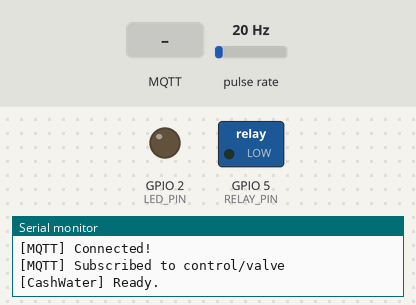
Recording of a sketch running on a simulated ESP8266 (NodeMCU). Shown: switched loads named in the sketch (green lamp = pin HIGH), output pins drawn as LEDs (lit = HIGH), the last lines printed to the serial monitor. Wiring (inferred from the names in the program): pulse sensor: data GPIO 4. Inputs (shaded band) come from the test bench; at power-on: pulse rate 20 Hz. WiFi joins after 1.5 s; servers stay silent unless stated; network time is answered at once with the bench clock; the local clock reads 2024-03-15 10:24:30 at power-on unless the sketch sets it; no MQTT or app messages arrive unless stated.

Above: at 2.7 s.
2.8 s: MQTT message "CLOSED" arrives on the first subscribed topic
At 3.2 s:
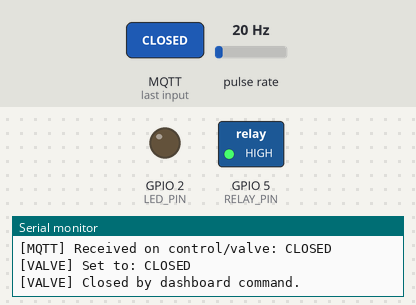
6.5 s: MQTT message "OPEN" arrives on the first subscribed topic
At 7.2 s:
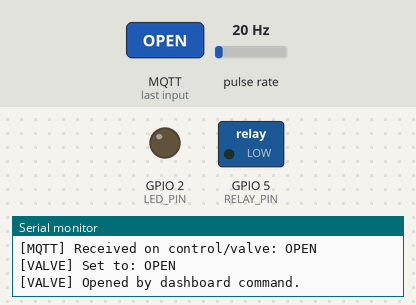
8.0 s: MQTT message "CLOSE" arrives on the first subscribed topic
At 8.4 s:
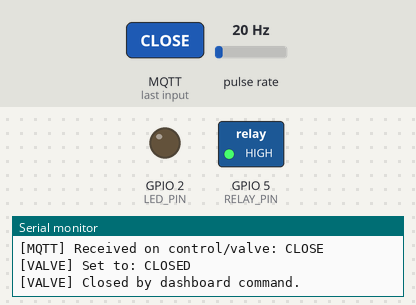
Timing chart, 0 to 11.0 s (numbered marks = the images above; inputs shaded):
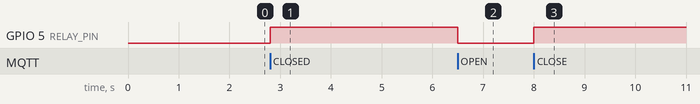

The sketch:

cashwater_firmware.ino
```cpp
/*
 * ============================================================
 *   CashWater — ESP8266 NodeMCU Firmware
 *   Water Flow Monitor + Solenoid Valve Controller
 * ============================================================
 *
 *  HARDWARE:
 *    - ESP8266 NodeMCU (ESP-12E)
 *    - YF-S201 Water Flow Sensor  → D2 (GPIO 4)  [with 10kΩ pull-up to 3.3V]
 *    - 1-Channel 5V Relay Module  → D1 (GPIO 5)  [Active-LOW, controls 12V solenoid]
 *    - Built-in LED               → D4 (GPIO 2)  [status indicator]
 *
 *  LIBRARIES REQUIRED (install via Arduino Library Manager):
 *    - PubSubClient by Nick O'Leary  (MQTT)
 *    - ArduinoJson by Benoit Blanchon
 *    - ESP8266WiFi (built-in with esp8266 boards package)
 *    - NTPClient by Fabrice Weinberg (for time-based night detection)
 *
 *  BOARD: NodeMCU 1.0 (ESP-12E Module)
 *  BAUD RATE: 115200
 * ============================================================
 */

#include <ESP8266WiFi.h>
#include <PubSubClient.h>
#include <ArduinoJson.h>
#include <NTPClient.h>
#include <WiFiUDP.h>

// ─── WiFi Credentials ────────────────────────────────────────
#define WIFI_SSID   "YOUR_WIFI_SSID"
#define WIFI_PASS   "YOUR_WIFI_PASSWORD"

// ─── MQTT Broker ─────────────────────────────────────────────
#define MQTT_HOST   "broker.emqx.io"
#define MQTT_PORT   1883
#define MQTT_CLIENT_ID "cashwater_esp8266"

// ─── MQTT Topics ─────────────────────────────────────────────
#define TOPIC_FLOW      "sensors/flow_rate"
#define TOPIC_ANOMALY   "sensors/anomaly"
#define TOPIC_HEARTBEAT "sensors/heartbeat"
#define TOPIC_VALVE_STATE "sensors/valve_state"
#define TOPIC_VALVE_CMD   "control/valve"         // Subscribes to this

// ─── Hardware Pins ────────────────────────────────────────────
#define FLOW_SENSOR_PIN  4   // D2 on NodeMCU — interrupt-capable
#define RELAY_PIN        5   // D1 on NodeMCU — active LOW relay
#define LED_PIN          2   // D4 on NodeMCU — built-in LED (active LOW)

// ─── Flow Sensor Config (YF-S201) ────────────────────────────
// YF-S201 outputs ~7.5 pulses per litre/min of flow
#define PULSES_PER_LITRE  450.0   // pulses per litre (7.5 Hz * 60s = 450/L)

// ─── Leak Detection Config ────────────────────────────────────
#define ANOMALY_WINDOW_SIZE      60     // seconds of rolling history
#define NIGHT_HOUR_START         23     // 11 PM — night begins
#define NIGHT_HOUR_END           5      // 5 AM  — night ends
#define SUSTAINED_FLOW_THRESH    1.0    // L/min: sustained flow threshold for leak
#define SUSTAINED_FLOW_MIN_SECS  90     // seconds before sustained flow = anomaly
#define SPIKE_MULTIPLIER         3.0    // flow must be 3x baseline to be a spike
#define CLOSED_VALVE_FLOW_THRESH 0.3    // L/min: any flow above this when valve is closed = definite leak
#define ANOMALY_SCORE_THRESHOLD  40     // score >= this → leak_detected = true

// ─── Globals ──────────────────────────────────────────────────
volatile unsigned long pulseCount = 0;
float flowRate_lpm    = 0.0;
float totalVolume_L   = 0.0;
bool  valveOpen       = true;   // assume open at boot
int   anomalyScore    = 0;
bool  leakDetected    = false;

// Rolling flow window for statistical analysis
float flowWindow[ANOMALY_WINDOW_SIZE];
int   windowIdx        = 0;
bool  windowFull       = false;

// Sustained flow tracking
float sustainedFlowStart = 0;
bool  sustainedFlowing   = false;
unsigned long sustainedStartMs = 0;

// EMA baseline
float emaBaseline = 0.0;
bool  baselineInit = false;

// Timing
unsigned long lastFlowCalc   = 0;
unsigned long lastPublish     = 0;
unsigned long lastHeartbeat   = 0;
unsigned long lastAnomaly     = 0;
const unsigned long FLOW_INTERVAL_MS  = 1000;   // calc flow every 1s
const unsigned long PUBLISH_INTERVAL  = 2000;   // publish sensor data every 2s
const unsigned long HEARTBEAT_INTERVAL = 10000; // heartbeat every 10s
const unsigned long ANOMALY_INTERVAL  = 5000;   // anomaly calc every 5s

// NTP for night-time detection
WiFiUDP ntpUDP;
NTPClient timeClient(ntpUDP, "pool.ntp.org", 7200); // UTC+2 (CAT)

WiFiClient espClient;
PubSubClient mqttClient(espClient);

// ─── ISR: Count pulses from flow sensor ──────────────────────
ICACHE_RAM_ATTR void flowPulseISR() {
    pulseCount++;
}

// ─── Setup ───────────────────────────────────────────────────
void setup() {
    Serial.begin(115200);
    Serial.println("\n[CashWater] Booting...");

    // Pins
    pinMode(FLOW_SENSOR_PIN, INPUT_PULLUP);
    pinMode(RELAY_PIN, OUTPUT);
    pinMode(LED_PIN, OUTPUT);

    // Relay: active LOW — HIGH = solenoid OPEN (valve open)
    setValve(true);

    // Flow sensor interrupt
    attachInterrupt(digitalPinToInterrupt(FLOW_SENSOR_PIN), flowPulseISR, RISING);

    // Init anomaly window
    memset(flowWindow, 0, sizeof(flowWindow));

    connectWiFi();

    // NTP time
    timeClient.begin();
    timeClient.update();

    mqttClient.setServer(MQTT_HOST, MQTT_PORT);
    mqttClient.setCallback(mqttCallback);
    mqttClient.setBufferSize(512);

    connectMQTT();

    Serial.println("[CashWater] Ready.");
}

// ─── Main Loop ───────────────────────────────────────────────
void loop() {
    if (WiFi.status() != WL_CONNECTED) {
        connectWiFi();
    }
    if (!mqttClient.connected()) {
        connectMQTT();
    }
    mqttClient.loop();
    timeClient.update();

    unsigned long now = millis();

    // ── Calculate flow rate every 1s ──────────────────────────
    if (now - lastFlowCalc >= FLOW_INTERVAL_MS) {
        lastFlowCalc = now;

        noInterrupts();
        unsigned long pulses = pulseCount;
        pulseCount = 0;
        interrupts();

        // YF-S201: flow (L/min) = pulses / 7.5
        // Since we measure over 1 second: pulses_per_sec / 7.5 = L/min
        flowRate_lpm = (float)pulses / 7.5;

        // Accumulate volume: L/min * (1s/60s) = litres per interval
        totalVolume_L += flowRate_lpm / 60.0;

        // Update rolling window
        flowWindow[windowIdx] = flowRate_lpm;
        windowIdx = (windowIdx + 1) % ANOMALY_WINDOW_SIZE;
        if (windowIdx == 0) windowFull = true;

        // Update EMA baseline (exponential moving average, α=0.02 = very slow)
        if (!baselineInit && flowRate_lpm > 0.0) {
            emaBaseline = flowRate_lpm;
            baselineInit = true;
        } else if (baselineInit) {
            emaBaseline = 0.02f * flowRate_lpm + 0.98f * emaBaseline;
        }

        // Track sustained flow
        if (flowRate_lpm >= SUSTAINED_FLOW_THRESH) {
            if (!sustainedFlowing) {
                sustainedFlowing = true;
                sustainedStartMs = now;
            }
        } else {
            sustainedFlowing = false;
            sustainedStartMs = 0;
        }

        // Blink LED with flow rate intensity
        digitalWrite(LED_PIN, (flowRate_lpm > 0.1) ? LOW : HIGH); // LOW = ON for NodeMCU
    }

    // ── Anomaly detection every 5s ────────────────────────────
    if (now - lastAnomaly >= ANOMALY_INTERVAL) {
        lastAnomaly = now;
        anomalyScore = computeAnomalyScore(now);
        leakDetected = (anomalyScore >= ANOMALY_SCORE_THRESHOLD);

        Serial.printf("[ANOMALY] Score: %d | Leak: %s | Flow: %.2f L/min\n",
            anomalyScore, leakDetected ? "YES" : "NO", flowRate_lpm);

        publishAnomaly();
    }

    // ── Publish sensor data every 2s ──────────────────────────
    if (now - lastPublish >= PUBLISH_INTERVAL) {
        lastPublish = now;
        publishFlowData();
        publishValveState();
    }

    // ── Heartbeat every 10s ───────────────────────────────────
    if (now - lastHeartbeat >= HEARTBEAT_INTERVAL) {
        lastHeartbeat = now;
        publishHeartbeat();
    }
}

// ════════════════════════════════════════════════════════════
//   LEAK DETECTION — Multi-Factor Algorithm
// ════════════════════════════════════════════════════════════
/*
 * Anomaly Score (0–100) is a weighted combination of four independent factors:
 *
 * Factor 1 — Valve-Closed Flow (weight: 60 pts) [HIGHEST CONFIDENCE]
 *   If the valve is commanded CLOSED but we still detect flow > threshold,
 *   water is escaping somewhere it shouldn't — almost certainly a pipe burst
 *   or bypass leak.
 *
 * Factor 2 — Statistical Z-Score Spike (weight: 0–25 pts)
 *   Compares current flow against the rolling standard deviation of the recent
 *   window. A z-score of 2+ = unusual, 3+ = very unusual.
 *   Catches sudden demand spikes or burst events mid-day.
 *
 * Factor 3 — Sustained Abnormal Flow (weight: 0–10 pts)
 *   If flow has been continuously above SUSTAINED_FLOW_THRESH for more than
 *   SUSTAINED_FLOW_MIN_SECS, it indicates something is running without stopping
 *   (running tap, open pipe joint, etc.).
 *
 * Factor 4 — Night-Time Flow Anomaly (weight: 5 pts)
 *   Between NIGHT_HOUR_START and NIGHT_HOUR_END, expected household consumption
 *   is ~0. Any non-trivial flow at night is suspicious.
 *   This is a classic forensic water audit technique.
 *
 * Total maximum = 100. Leak is declared when score >= ANOMALY_SCORE_THRESHOLD (40).
 */
int computeAnomalyScore(unsigned long nowMs) {
    int score = 0;
    int samplesUsed = windowFull ? ANOMALY_WINDOW_SIZE : windowIdx;
    if (samplesUsed == 0) return 0;

    // ── Compute rolling mean and standard deviation ──────────
    float mean = 0.0;
    for (int i = 0; i < samplesUsed; i++) mean += flowWindow[i];
    mean /= (float)samplesUsed;

    float variance = 0.0;
    for (int i = 0; i < samplesUsed; i++) {
        float diff = flowWindow[i] - mean;
        variance += diff * diff;
    }
    float stddev = sqrt(variance / (float)samplesUsed);

    // ── Factor 1: Flow when valve is CLOSED ──────────────────
    if (!valveOpen && flowRate_lpm > CLOSED_VALVE_FLOW_THRESH) {
        int f1 = (int)(min(flowRate_lpm / CLOSED_VALVE_FLOW_THRESH, 2.0f) * 30.0f);
        score += min(f1, 60);
        Serial.printf("[F1] Valve-closed flow detected: +%d pts\n", min(f1, 60));
    }

    // ── Factor 2: Z-Score spike detection ────────────────────
    if (stddev > 0.05f) {
        float zScore = fabs(flowRate_lpm - mean) / stddev;
        int f2 = (int)(zScore * 8.0f);  // z=1 → 8 pts, z=3 → 24 pts, capped at 25
        score += min(f2, 25);
        if (f2 > 5) Serial.printf("[F2] Z-score %.2f: +%d pts\n", zScore, min(f2, 25));
    }

    // ── Factor 3: Sustained flow over time ────────────────────
    if (sustainedFlowing) {
        unsigned long sustainedSecs = (nowMs - sustainedStartMs) / 1000UL;
        if (sustainedSecs >= SUSTAINED_FLOW_MIN_SECS) {
            int f3 = (int)min((float)sustainedSecs / 60.0f, 10.0f);
            score += f3;
            Serial.printf("[F3] Sustained %lu s: +%d pts\n", sustainedSecs, f3);
        }
    }

    // ── Factor 4: Night-time flow anomaly ─────────────────────
    int currentHour = timeClient.getHours();
    bool isNight = (currentHour >= NIGHT_HOUR_START || currentHour < NIGHT_HOUR_END);
    if (isNight && flowRate_lpm > 0.5f) {
        score += 5;
        Serial.printf("[F4] Night-time flow (hour %d): +5 pts\n", currentHour);
    }

    return min(score, 100);
}

// ════════════════════════════════════════════════════════════
//   MQTT PUBLISH FUNCTIONS
// ════════════════════════════════════════════════════════════
void publishFlowData() {
    StaticJsonDocument<200> doc;
    doc["flow_lpm"]     = round(flowRate_lpm * 100.0) / 100.0;
    doc["total_L"]      = round(totalVolume_L * 10.0) / 10.0;
    doc["valve"]        = valveOpen ? "OPEN" : "CLOSED";
    char buf[200];
    serializeJson(doc, buf);
    mqttClient.publish(TOPIC_FLOW, buf, true);
}

void publishValveState() {
    StaticJsonDocument<64> doc;
    doc["state"] = valveOpen ? "OPEN" : "CLOSED";
    char buf[64];
    serializeJson(doc, buf);
    mqttClient.publish(TOPIC_VALVE_STATE, buf, true);
}

void publishAnomaly() {
    StaticJsonDocument<200> doc;
    doc["score"]         = anomalyScore;
    doc["leak_detected"] = leakDetected;
    doc["flow_lpm"]      = round(flowRate_lpm * 100.0) / 100.0;
    doc["valve"]         = valveOpen ? "OPEN" : "CLOSED";
    doc["baseline_lpm"]  = round(emaBaseline * 100.0) / 100.0;
    char buf[200];
    serializeJson(doc, buf);
    mqttClient.publish(TOPIC_ANOMALY, buf, true);
}

void publishHeartbeat() {
    StaticJsonDocument<128> doc;
    doc["uptime_s"]     = millis() / 1000;
    doc["rssi"]         = WiFi.RSSI();
    doc["flow_lpm"]     = round(flowRate_lpm * 100.0) / 100.0;
    doc["ip"]           = WiFi.localIP().toString();
    char buf[128];
    serializeJson(doc, buf);
    mqttClient.publish(TOPIC_HEARTBEAT, buf);
    Serial.printf("[HB] Uptime: %lus | RSSI: %d dBm\n", millis() / 1000, WiFi.RSSI());
}

// ════════════════════════════════════════════════════════════
//   MQTT CALLBACK — incoming commands
// ════════════════════════════════════════════════════════════
void mqttCallback(char* topic, byte* payload, unsigned int length) {
    char message[length + 1];
    memcpy(message, payload, length);
    message[length] = '\0';

    Serial.printf("[MQTT] Received on %s: %s\n", topic, message);

    if (strcmp(topic, TOPIC_VALVE_CMD) == 0) {
        // Accept both JSON {"cmd":"OPEN"} and plain "OPEN"/"CLOSED"
        StaticJsonDocument<64> doc;
        DeserializationError err = deserializeJson(doc, message);

        String cmd;
        if (!err && doc.containsKey("cmd")) {
            cmd = doc["cmd"].as<String>();
        } else {
            cmd = String(message);
        }
        cmd.toUpperCase();

        if (cmd == "OPEN") {
            setValve(true);
            Serial.println("[VALVE] Opened by dashboard command.");
        } else if (cmd == "CLOSED" || cmd == "CLOSE") {
            setValve(false);
            Serial.println("[VALVE] Closed by dashboard command.");
        }
        // Immediately publish the new state
        publishValveState();
        publishFlowData();
    }
}

// ════════════════════════════════════════════════════════════
//   VALVE CONTROL
// ════════════════════════════════════════════════════════════
void setValve(bool open) {
    valveOpen = open;
    // Relay is ACTIVE-LOW: LOW = relay ON = solenoid energised = valve OPEN
    // HIGH = relay OFF = solenoid de-energised = valve CLOSED (spring return)
    digitalWrite(RELAY_PIN, open ? LOW : HIGH);
    Serial.printf("[VALVE] Set to: %s\n", open ? "OPEN" : "CLOSED");
}

// ════════════════════════════════════════════════════════════
//   NETWORK HELPERS
// ════════════════════════════════════════════════════════════
void connectWiFi() {
    Serial.printf("[WiFi] Connecting to %s", WIFI_SSID);
    WiFi.mode(WIFI_STA);
    WiFi.begin(WIFI_SSID, WIFI_PASS);
    int attempts = 0;
    while (WiFi.status() != WL_CONNECTED && attempts < 30) {
        delay(500);
        Serial.print(".");
        attempts++;
    }
    if (WiFi.status() == WL_CONNECTED) {
        Serial.printf("\n[WiFi] Connected! IP: %s\n", WiFi.localIP().toString().c_str());
    } else {
        Serial.println("\n[WiFi] Failed to connect. Will retry in loop.");
    }
}

void connectMQTT() {
    int attempts = 0;
    while (!mqttClient.connected() && attempts < 5) {
        Serial.printf("[MQTT] Connecting to %s:%d...\n", MQTT_HOST, MQTT_PORT);
        if (mqttClient.connect(MQTT_CLIENT_ID)) {
            Serial.println("[MQTT] Connected!");
            mqttClient.subscribe(TOPIC_VALVE_CMD);
            Serial.printf("[MQTT] Subscribed to %s\n", TOPIC_VALVE_CMD);
        } else {
            Serial.printf("[MQTT] Failed (state=%d). Retry in 3s...\n", mqttClient.state());
            delay(3000);
        }
        attempts++;
    }
}
```

Measured:
- after the input at 2.8 s, GPIO 5 (RELAY_PIN): LOW → HIGH at once
- after the input at 6.5 s, GPIO 5 (RELAY_PIN): HIGH → LOW at once
- after the input at 8.0 s, GPIO 5 (RELAY_PIN): LOW → HIGH at once
